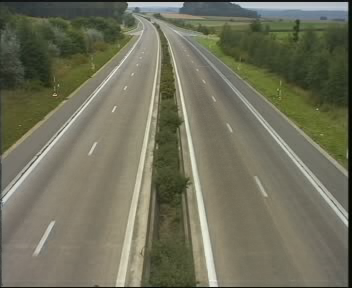
#> input picture background.png, 352 x 288 px
$ python Object_detection_from_video.py
#> lines starting #> are read from the running program, lines starting #| are printed output that depends on the picture; pictures that were not available may be replaced by others from this repository, and a replacement may not be noted
import numpy as np
import matplotlib.pyplot as plt
import math
import cv2


def ICV_get_pixel_differences(frame, prev): # returns an array where each value is the difference between frame and prev
    out = np.zeros([frame.shape[0], frame.shape[1]])
    for x, column in enumerate(frame):
        for y, pixel in enumerate(column):
            out[x,y] = int(frame[x,y]) - int(prev[x,y])
    return out

def ICV_clamp_differences(difference, threshold): # clamps differences based on a threshold value. output binary mask
    out = np.full([difference.shape[0], difference.shape[1]], 255)
    for x, column in enumerate(difference):
        for y, pixel in enumerate(column):
            if pixel>threshold:
                out[x,y] = 0
            if pixel<-threshold:
                out[x,y] = 0
    return out

# [26 lines left out: functions ICV_fill_pixels, ICV_object_detection, not called in this run]

def invert(a): #inverts values eg. 255 goes to 0 and vice versa
    for x, b in enumerate(a):
        for y, c in enumerate(b):
            if c>125:
                a[x,y] = 0
            else:
                a[x,y]=255
    return a

def Clamp(a):
    for x, b in enumerate(a):
        for y, c in enumerate(b):
            if c>125:
                a[x,y] = 255
            else:
                a[x,y]=0
    return a

def ICV_dilate(image, kernel): #dilate function with kernel size 5 by 5
    new_image = np.zeros_like(image)
    for x, column in enumerate(image[2:-2]):
        for y, val in enumerate(column[2:-2]):
            section = image[x:x+5, y:y+5]
            tot = np.multiply(section, kernel)
            if tot.any()>0:
                new_image[x+2,y+2] = 255
    return new_image

# [9 lines left out: function ICV_dilates, not called in this run]


def ICV_frame_differencing_beginning(path):
#> called with path = 'Dataset/DatasetC.mpg'
    threshold = 20
    cap = cv2.VideoCapture(path)
    frameno = 0
    background = np.zeros([288,352])
    prev_classification = np.array([[255]])
    no_objects = 0
    background = cv2.cvtColor(cv2.imread('background.png'), cv2.COLOR_BGR2GRAY)
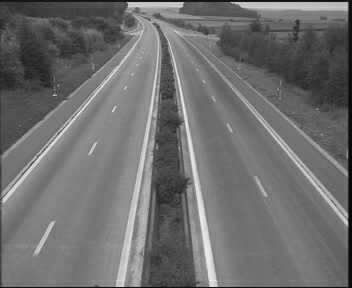
#> background: shape (288, 352); min 2, max 242, mean 110.6
    background = cv2.GaussianBlur(background.astype(np.uint8),(5,5),0)
    object_count = []
    while(True) :
        ret,frame = cap.read()
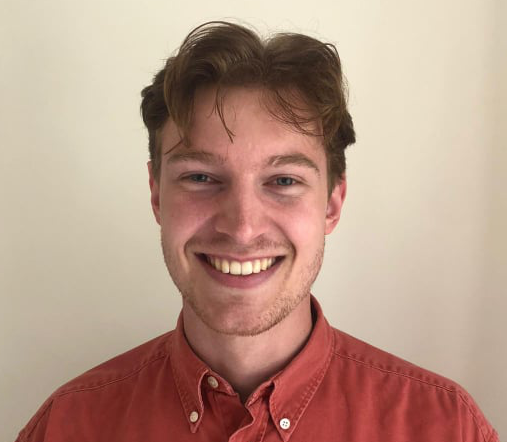
#> input picture Josh_Frost_Profile.png, 507 x 442 px, given in place of DatasetC.mpg, which was not available
#> frame is the input picture: shape (442, 507, 3); mean B, G, R 136.5, 152.7, 185.1
        if ret == True:
            frame = cv2.cvtColor(frame, cv2.COLOR_BGR2GRAY) #format and filter frame before processing
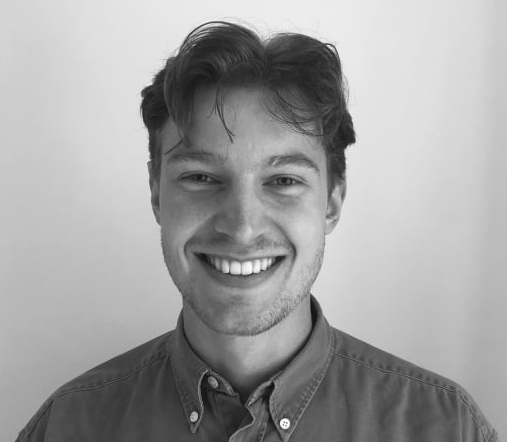
#> frame: shape (442, 507); min 11, max 254, mean 160.6
            frame = cv2.GaussianBlur(frame.astype(np.uint8),(5,5),0)
            # frame = cv2.medianBlur(frame.astype(np.uint8),5)#UNHASH THESE TWO LINES FOR BETTER OBJECT COUNTING, but its slower

            if frameno > 1:
                difference = ICV_get_pixel_differences(frame, prev)   #call difference function
                classification = invert(ICV_clamp_differences(difference, threshold)).astype(np.uint8) #use differences to create binary mask classification
                classification = Clamp(cv2.medianBlur(classification.astype(np.uint8),5))#median filtering
                kernelb = np.ones((7, 7), np.uint8)
                kernelm = np.ones((5, 5), np.uint8)#kernels for dilation
                kernels = np.ones((3, 3), np.uint8)
                classification = ICV_dilate(classification, kernelm) #dilation applied twice to classification mask
                # classification = ICV_dilate(classification, kernelm) #UNHASH FOR BETTER OBJECT COUNTING

                cv2.imshow('Frame', classification.astype(np.uint8))
                if cv2.waitKey(2) & 0xFF == ord('q'):
                    break
                no_objects = ICV_object_detection(classification) #use mask to count objects
                object_count.append(no_objects) #create list of object counts
            else:
                orig = frame #initializes original frame
            prev = frame #updates previous frame
            frameno += 1
        else:
            plt.bar(range(0,len(object_count)), object_count)   #plots object counts
            plt.xlabel('frame')
            plt.ylabel('Object count')
            plt.savefig('object_count.png')
            plt.show()
            break

#functions very similarly to previous function, but calculates and outputs a background.
# [31 lines left out: function ICV_make_background, not called in this run]

def run():
    # ICV_make_background('Dataset/DatasetC.mpg')
    ICV_frame_differencing_beginning('Dataset/DatasetC.mpg') #currently just doing object counting, not making a background


if __name__ == '__main__':
    run()
